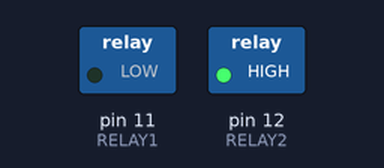
Simulated run of this sketch. Board: Arduino Uno, built with avr-gcc and run on an emulated ATmega328P. Parts: switched loads named in the sketch (green lamp = pin HIGH). Dashed ring = blinking. What the sketch prints to the serial monitor is not drawn.

Above: at 0.5 s.
Timing chart, 0 to 4.6 s (numbered marks = the images above):
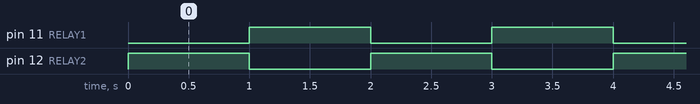

Measured:
- by itself, pin 11 (RELAY1), pin 12 (RELAY2): alternates HIGH for 1.0 s and LOW for 1.0 s
- by itself, everything shown: repeats every 2.0 s, in 3 steps

The sketch:

sketch_apr11a.ino
```cpp
#include <DHT.h> // ต้องนำเข้าไลบรารี DHT ก่อนใช้งาน

int RELAY1 = 11;

int RELAY2 = 12;


int delayValue = 1000;


// SET UP
// HIGH relay 1 ,2
void setup() {

  pinMode(RELAY1, OUTPUT);

  pinMode(RELAY2, OUTPUT);

  digitalWrite(RELAY1, HIGH);

  digitalWrite(RELAY2, HIGH);

  // PORT 9600
   Serial.begin(9600);

}

// LOOP  delay 1000
// โค้ดนี้จะสลับการเปิด-ปิดไฟของ RELAY1 และ RELAY2 ทุกๆ 1 วินาที
void loop() {

  digitalWrite(RELAY1, LOW);

  Serial.println("RELAY1 ON");

  delay(delayValue);


  digitalWrite(RELAY1, HIGH);

  Serial.println("RELAY1 OFF");


  digitalWrite(RELAY2, LOW);

  Serial.println("RELAY2 ON");

  delay(delayValue);


  digitalWrite(RELAY2, HIGH);

  Serial.println("RELAY2 OFF");

}
```
